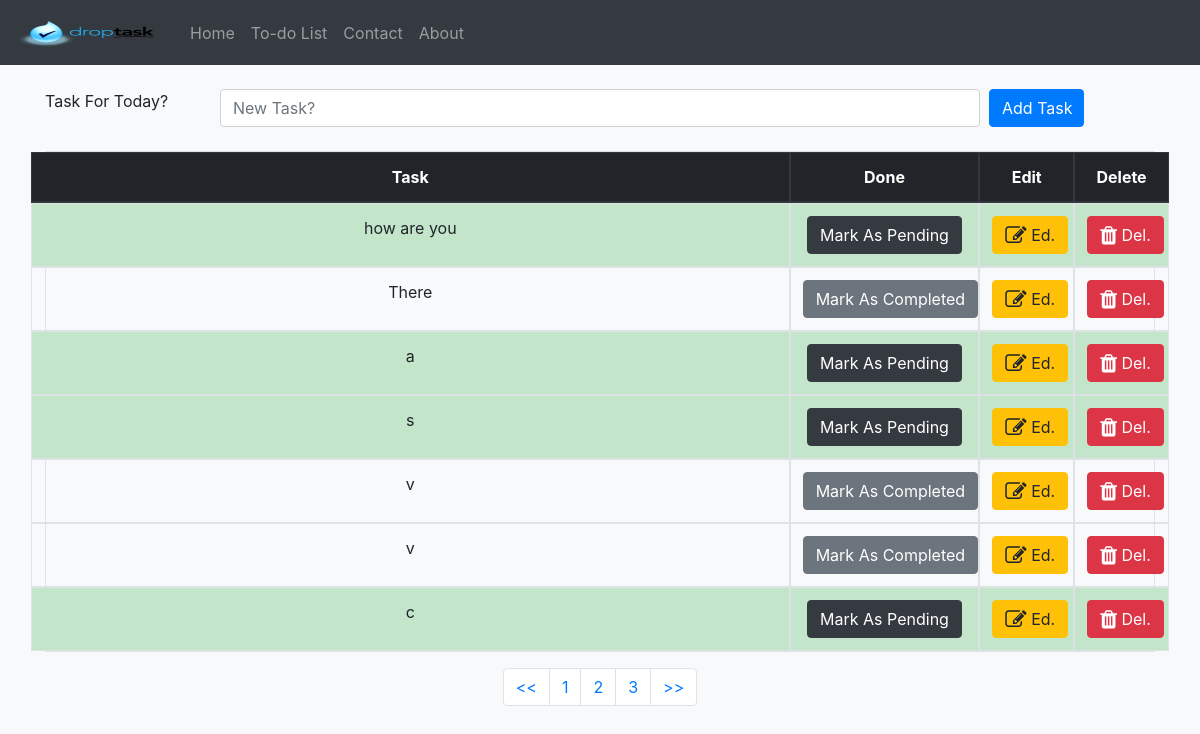
Page /todolist/?pg=2 on the committed database.
### todolist/models.py (models this page shows, shortened)
class TaskList(models.Model):
    task = models.CharField(max_length=300)
    done = models.BooleanField(default=False)  # By default it's not done, because i made it false

### todolist/views.py (the view)
# urls.py: path('', include('todolist.urls')),
def todolist(request):
    if request.method == 'POST':   ## If i want add anything in db
        form = TaskForm(request.POST or None) ## If i want add anything in db
        if form.is_valid():  ## If i want add anything in db
            form.save()
        messages.success(request, ("Task Added Successfully"))
        return redirect('todolist')
    else:
        all_tasks = TaskList.objects.all()   # it will fetch all the data inside all_task object(if i want to access anything)
        paginator = Paginator(all_tasks, 7)
        page = request.GET.get('pg')
        all_tasks = paginator.get_page(page)
        return render(request, 'todolist.html', {'all_tasks': all_tasks})  ## all obj

### todolist/templates/todolist.html (shortened to what this page needs)
{% extends 'base.html' %}
{% block content %}
<div class="container">
    <br>
<form method="POST" class="row">
    <label class="col-lg-2">Task For Today?</label>
    <input type="text" name="task" class="form-control col-lg-8" placeholder="New Task?">&nbsp;&nbsp;
    <button type="submit" class="btn btn-primary col-lg-1">Add Task</button>
</form>
    <br>
  <table class="table table-bordered text-center">
      <thead class="thead-dark">
        <tr class="row">
          <th class="col-8">Task</th>
          <th class="col-2">Done</th>
          <th class="col-1">Edit</th>
          <th class="col-1">Delete</th>
        </tr>
      </thead>
  <tbody>
{% if all_tasks %}
  {% for obj in all_tasks %}
      {% if obj.done %}
        <tr class="table-success row">
          <td class="col-8">{{ obj.task }}</td>
          <td class="col-2"><a class="btn btn-dark" href="{% url 'pending_task' obj.id %}">Mark As Pending</a></td>
          <td class="col-1"><a class="btn btn-warning" href="{% url 'edit_task' obj.id %}"><i class="fa fa-edit fa-lg"></i> Ed.</a></td>
          <td class="col-1"><a class="btn btn-danger" href="{% url 'delete_task' obj.id %}"><i class="fa fa-trash fa-lg"></i> Del.</a></td>
        </tr>
      {% else %}
          <tr class="row">
          <td class="col-8">{{ obj.task }}</td>
          <td class="col-2"><a class="btn btn-secondary" href="{% url 'complete_task' obj.id %}">Mark As Completed</a></td>
          <td class="col-1"><a class="btn btn-warning" href="{% url 'edit_task' obj.id %}"><i class="fa fa-edit fa-lg"></i> Ed.</a></td>
          <td class="col-1"><a class="btn btn-danger" href="{% url 'delete_task' obj.id %}"><i class="fa fa-trash fa-lg"></i> Del.</a></td>
        </tr>
      {% endif %}
  {% endfor %}
{% endif %}
  </tbody>
  </table>
<nav aria-label="Page navigation example">
  <ul class="pagination justify-content-center">
    <li class="page-item"><a class="page-link" href="?pg=1"><<</a></li>
    {% if all_tasks.has_previous %}
        <li class="page-item"><a class="page-link" href="?pg={{ all_tasks.previous_page_number }}">{{ all_tasks.previous_page_number }}</a></li>
    {% endif %}
    <li class="page-item"><a class="page-link" href="?pg={{ all_tasks.number }}">{{ all_tasks.number }}</a></li>
    {% if all_tasks.has_next %}
        <li class="page-item"><a class="page-link" href="?pg={{ all_tasks.next_page_number }}">{{ all_tasks.next_page_number }}</a></li>
    {% endif %}
      <li class="page-item"><a class="page-link" href="?pg={{ all_tasks.paginator.num_pages }}">>></a></li>
  </ul>
</nav>
</div>
{% endblock %}

### rows in the picture
TaskList: task "how are you"
TaskList: task "There"
TaskList: task "a"
TaskList: task "s"
TaskList: task "v"
TaskList: task "v"
TaskList: task "c"

### other values in the picture
{{ all_tasks.previous_page_number }} "1"
{{ all_tasks.number }} "2"
{{ all_tasks.next_page_number }} "3"
